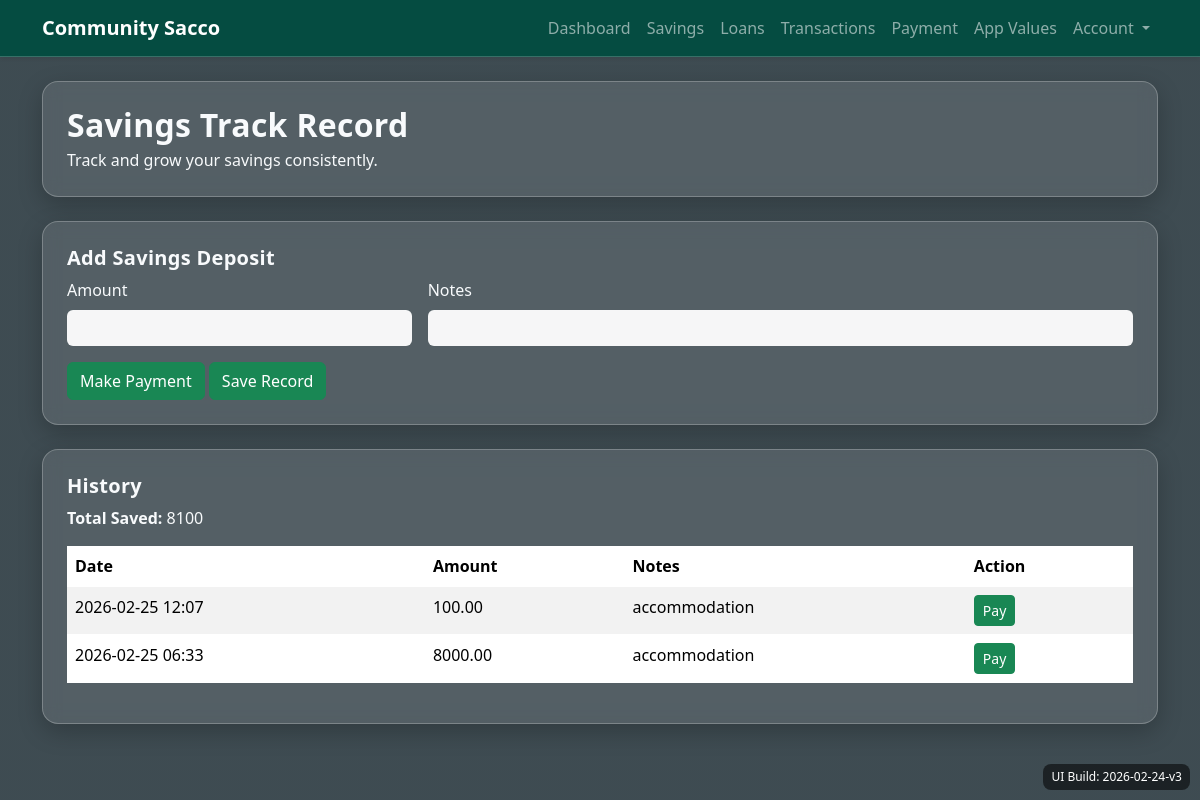
Screenshot of /FinanceApp/savings/ (signed in) with the database file from the repository.
### FinanceApp/models.py (models this page shows, shortened)
class SavingsRecord(models.Model):
    user = models.ForeignKey(User, on_delete=models.CASCADE, related_name="savings_records")
    amount = models.DecimalField(max_digits=12, decimal_places=2)
    notes = models.CharField(max_length=255, blank=True)
    created_at = models.DateTimeField(auto_now_add=True)
    class Meta:
        ordering = ["-created_at"]

### FinanceApp/views.py (the view)
# urls.py: path('savings/', views.savings, name='savings'),
@login_required
def savings(request):
    if request.method == "POST":
        form = SavingsRecordForm(request.POST)
        if form.is_valid():
            savings_record = form.save(commit=False)
            savings_record.user = request.user
            savings_record.save()
            messages.success(request, "Savings record added. You can pay now or later using the Pay button in history.")
            return redirect("savings")
    else:
        form = SavingsRecordForm()
    records = request.user.savings_records.all()
    total_saved = records.aggregate(total=Sum("amount"))["total"] or 0
    context = {"form": form, "records": records, "total_saved": total_saved}
    return render(request, "FinanceApp/savings.html", context)

### FinanceApp/forms.py
class SavingsRecordForm(forms.ModelForm):
    class Meta:
        model = SavingsRecord
        fields = ["amount", "notes"]
    def __init__(self, *args, **kwargs):
        super().__init__(*args, **kwargs)
        for field in self.fields.values():
            field.widget.attrs.update({"class": "form-control"})

### FinanceApp/templates/FinanceApp/savings.html (shortened to what this page needs)
{% extends "main.html" %}
{% block content %}
<div class="container py-4">
  <div class="content-panel p-4 mb-4">
    <h2 class="section-title mb-1">Savings Track Record</h2>
    <p class="mb-0">Track and grow your savings consistently.</p>
  </div>
  <div class="content-panel p-4 mb-4">
      <h5 class="section-title">Add Savings Deposit</h5>
      <form method="POST">
        <div class="row g-3">
          <div class="col-md-4">
            <label class="form-label">Amount</label>
            {{ form.amount }}
          </div>
          <div class="col-md-8">
            <label class="form-label">Notes</label>
            {{ form.notes }}
          </div>
        </div>
        <a href="{% url 'mpesaPayment' %}" class="btn btn-success mt-3">Make Payment</a>
        <button type="submit" class="btn btn-success mt-3">Save Record</button>
      </form>
  </div>
  <div class="content-panel p-4">
      <h5 class="section-title">History</h5>
      <p><strong>Total Saved:</strong> {{ total_saved }}</p>
      <div class="table-responsive">
        <table class="table table-striped">
          <thead>
            <tr>
              <th>Date</th>
              <th>Amount</th>
              <th>Notes</th>
              <th>Action</th>
            </tr>
          </thead>
          <tbody>
            {% for record in records %}
              <tr>
                <td>{{ record.created_at|date:"Y-m-d H:i" }}</td>
                <td>{{ record.amount }}</td>
                <td>{{ record.notes|default:"-" }}</td>
                <td>
                  <a href="{% url 'mpesaPayment' %}?payment_type=DEPOSIT&amount={{ record.amount }}" class="btn btn-sm btn-success">
                    Pay
                  </a>
                </td>
              </tr>
            {% empty %}
              <tr>
                <td colspan="4">No savings records yet.</td>
              </tr>
            {% endfor %}
          </tbody>
        </table>
      </div>
  </div>
</div>
{% endblock %}

### rows the page displays
SavingsRecord: created_at "2026-02-25 12:07", amount "100.00", notes "accommodation"
SavingsRecord: created_at "2026-02-25 06:33", amount "8000.00", notes "accommodation"

### other values shown
{{ total_saved }} "8100"
